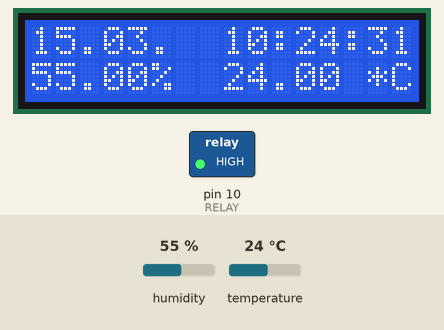
Bench run of a sketch on a simulated Arduino Uno, built with avr-gcc and run on an emulated ATmega328P. Parts: 16×2 character LCD, switched loads named in the sketch (green lamp = pin HIGH). The inputs (shaded band) are chosen by the test bench; at power-on: temperature 24 °C, humidity 55 %. The local clock reads 2024-03-15 10:24:30 at power-on unless the sketch sets it.

Above: at 1.2 s.
1.3 s: temperature set to 10.8 °C
At 3.8 s:
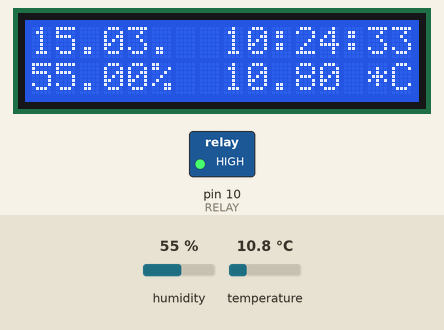
4.5 s: temperature set to 9.4 °C
At 7.8 s:
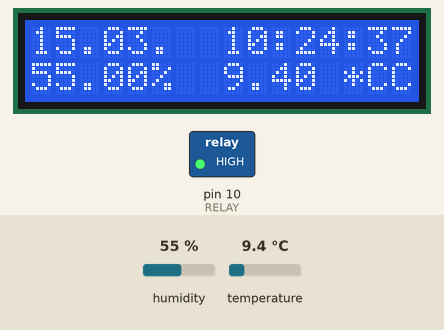
10.5 s: humidity set to 22 %
At 13.8 s:
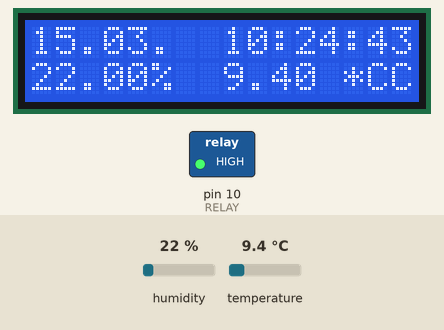
14.5 s: humidity set to 40 %
At 17.8 s:
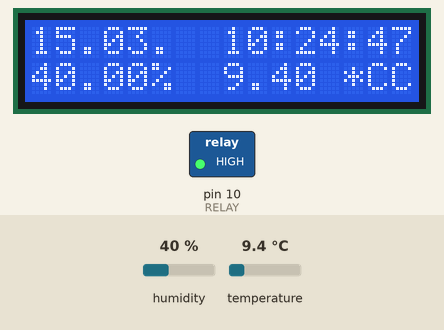
Timing chart, 0 to 19.3 s (numbered marks = the images above; inputs shaded):
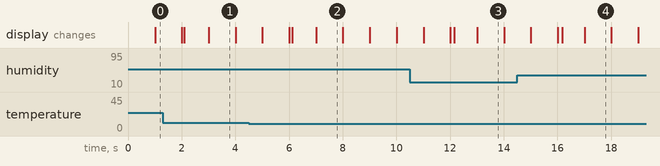

The sketch:

IrrigationSystem.ino
```cpp
#include <LiquidCrystal.h>
#include <DHT.h>
#include <Wire.h>
#include <RTClib.h>
#include "IrrigationEvent.h"
#include "Irrigation.h"

// sensor de temperatura y humedad
#define 	DHT_22	2
#define 	DHTTYPE DHT22

// reloj
#define 	RTC_SDA	A4
#define 	RTC_SCL	A5

// LCD
#define		LCD_RS	12
#define		LCD_E	11
#define		LCD_D4	6
#define		LCD_D5	5
#define		LCD_D6	4
#define		LCD_D7	3

// relay
#define		RELAY	10

LiquidCrystal lcd(LCD_RS, LCD_E, LCD_D4, LCD_D5, LCD_D6, LCD_D7);
Irrigation* irrigation;

// schedule de riegos -> IrrigationEvent(HORA_INICIO, HORA_FIN)
// IMPORTANTE: terminar con una entrada nula
IrrigationEvent* schedule[] = {
    new IrrigationEvent("7:0:30", "7:1:0"),
    new IrrigationEvent("14:0:30", "14:01:0"),
    new IrrigationEvent("19:0:30", "19:0:45"),
    NULL
};

void setup() {
  DHT* dht = new DHT(DHT_22, DHTTYPE);
  RTC_DS1307* rtc = new RTC_DS1307();

  Wire.begin();
  rtc->begin();
  dht->begin();

  lcd.begin(16, 2);
  lcd.print("hello, world!");

  // setea la hora solo si el rtc esta no inicializado.
  if (! rtc->isrunning() ) {
    rtc->adjust(DateTime(__DATE__, __TIME__));
  }

  pinMode(RELAY, OUTPUT);
  digitalWrite(RELAY, HIGH);

  irrigation = new Irrigation(schedule, dht, rtc);
}

void loop() {
  if (irrigation->windowOpen()) {
    digitalWrite(RELAY, LOW);
    lcd.setCursor(0,0);
    lcd.print("Regando...      ");
  } else {
    lcd.setCursor(0, 0);
    lcd.print(irrigation->dateToDisplay());
    lcd.setCursor(0, 1);
    lcd.print(irrigation->weatherToDisplay());
    digitalWrite(RELAY, HIGH);
  }
}
```

Irrigation.cpp
```cpp
#include "Irrigation.h"

Irrigation::Irrigation(IrrigationEvent** schedule, DHT* dht, RTC_DS1307* rtc) {
  this->dht = dht;
  this->rtc = rtc;
  this->schedule = schedule;
}

boolean Irrigation::windowOpen() {
    DateTime now = rtc->now();
    int secondsNow = now.hour() * 60 * 60 + now.minute() * 60 + now.second();

    int i = 0;
    while(schedule[i] != NULL) {
      Instant* start = schedule[i]->getStart();
      Instant* end = schedule[i++]->getEnd();
      int secondsStart = start->getHour() * 60 * 60 + start->getMinutes() * 60 + start->getSeconds();
      int secondsEnd = end->getHour() * 60 * 60 + end->getMinutes() * 60 + end->getSeconds();

      if (secondsNow >= secondsStart && secondsNow <= secondsEnd) {
        return true;
      }
    }
    return false;
}

String Irrigation::dateToDisplay() {
  String str;
  DateTime now = rtc->now();
  if (now.day() < 10) str += "0";
  str += now.day();

  str += ".";

  if (now.month() < 10) str += "0";
  str += now.month();

  str += ".  ";

  if (now.hour() < 10) str += "0";
  str += now.hour();

  str += ":";

  if (now.minute() < 10) str += "0";
  str += now.minute();

  str += ":";

  if (now.second() < 10) str += "0";
  str += now.second();

  return str;
}

String Irrigation::weatherToDisplay() {
  String str;
  float h = dht->readHumidity();
  float t = dht->readTemperature();

  str += floatToString(h, 2);
  str += "%  ";
  str += floatToString(t, 2);
  str += " *C";

  return str;
}

// fuente: http://playground.arduino.cc/Main/FloatToString
// conalgunas modificaciones para simplificar en este caso de uso
String Irrigation::floatToString(float value, int places) {
    int minwidth=0;
    boolean rightjustify=false;

    // this is used to write a float value to string, outstr.  oustr is also the return value.
    char outstr[25];
    int digit;
    float tens = 0.1;
    int tenscount = 0;
    int i;
    float tempfloat = value;
    int c = 0;
    int charcount = 1;
    int extra = 0;
    // make sure we round properly. this could use pow from <math.h>, but doesn't seem worth the import
    // if this rounding step isn't here, the value  54.321 prints as 54.3209

    // calculate rounding term d:   0.5/pow(10,places)
    float d = 0.5;
    if (value < 0)
        d *= -1.0;
    // divide by ten for each decimal place
    for (i = 0; i < places; i++)
        d/= 10.0;
    // this small addition, combined with truncation will round our values properly
    tempfloat +=  d;

    // first get value tens to be the large power of ten less than value
    if (value < 0)
        tempfloat *= -1.0;
    while ((tens * 10.0) <= tempfloat) {
        tens *= 10.0;
        tenscount += 1;
    }

    if (tenscount > 0)
        charcount += tenscount;
    else
        charcount += 1;

    if (value < 0)
        charcount += 1;
    charcount += 1 + places;

    minwidth += 1; // both count the null final character
    if (minwidth > charcount){
        extra = minwidth - charcount;
        charcount = minwidth;
    }

    if (extra > 0 and rightjustify) {
        for (int i = 0; i< extra; i++) {
            outstr[c++] = ' ';
        }
    }

    // write out the negative if needed
    if (value < 0)
        outstr[c++] = '-';

    if (tenscount == 0)
        outstr[c++] = '0';

    for (i=0; i< tenscount; i++) {
        digit = (int) (tempfloat/tens);
        itoa(digit, &outstr[c++], 10);
        tempfloat = tempfloat - ((float)digit * tens);
        tens /= 10.0;
    }

    // if no places after decimal, stop now and return

    // otherwise, write the point and continue on
    if (places > 0)
    outstr[c++] = '.';


    // now write out each decimal place by shifting digits one by one into the ones place and writing the truncated value
    for (i = 0; i < places; i++) {
        tempfloat *= 10.0;
        digit = (int) tempfloat;
        itoa(digit, &outstr[c++], 10);
        // once written, subtract off that digit
        tempfloat = tempfloat - (float) digit;
    }
    if (extra > 0 and not rightjustify) {
        for (int i = 0; i< extra; i++) {
            outstr[c++] = ' ';
        }
    }

    outstr[c++] = '\0';
    return String(outstr);
}
```

Irrigation.h
```cpp
#ifndef _IRRIGATION_H_
#define _IRRIGATION_H_

#include <DHT.h>
#include <RTClib.h>
#include "IrrigationEvent.h"

class Irrigation {
  public:
    Irrigation(IrrigationEvent** schedule, DHT* dht, RTC_DS1307* rtc);
    boolean windowOpen();
    String dateToDisplay();
    String weatherToDisplay();
  private:
    DHT* dht;
    RTC_DS1307* rtc;
    IrrigationEvent** schedule;
    String floatToString(float value, int places);
};

#endif // _IRRIGATION_H_
```

IrrigationEvent.cpp
```cpp
#include "IrrigationEvent.h"

Instant::Instant(int hour, int minutes, int seconds) {
  this->hour = hour;
  this->minutes = minutes;
  this->seconds = seconds;
}

int Instant::getHour() {
  return this->hour;
}

int Instant::getMinutes() {
  return this->minutes;
}

int Instant::getSeconds() {
  return this->seconds;
}

IrrigationEvent::IrrigationEvent(Instant* start, Instant* end) {
  this->start = start;
  this->end = end;
}

IrrigationEvent::IrrigationEvent(String start, String end) {
  this->start = fromString(start);
  this->end = fromString(end);
}

IrrigationEvent::IrrigationEvent(char* start, char* end) {
  this->start = fromString(String(start));
  this->end = fromString(String(end));
}

Instant* IrrigationEvent::getStart() {
  return this->start;
}

Instant* IrrigationEvent::getEnd() {
  return this->end;
}

Instant* IrrigationEvent::fromString(String instant) {
  int idxHour = instant.indexOf(":");
  int idxMinutes = instant.indexOf(":", idxHour+1);
  int hour = instant.substring(0, idxHour+1).toInt();
  int minutes = instant.substring(idxHour+1, idxMinutes).toInt();
  int seconds = instant.substring(idxMinutes+1, instant.length()).toInt();

  return new Instant(hour, minutes, seconds);
}

String IrrigationEvent::toString() {
  String str = "";
  str += "Event [Inicio= ";

  str += start->getHour();
  str += ":";
  str += start->getMinutes();
  str += ":";
  str += start->getSeconds();

  str += " Fin= ";

  str += end->getHour();
  str += ":";
  str += end->getMinutes();
  str += ":";
  str += end->getSeconds();
  str += "]";

  return str;
}
```

IrrigationEvent.h
```cpp
#ifndef _EVENTO_H_
#define _EVENTO_H_

#include <Arduino.h>

class Instant {
  public:
    Instant(int hour, int minutes, int seconds);
    int getHour();
    int getMinutes();
    int getSeconds();
  private:
    int hour, minutes, seconds;
};

class IrrigationEvent {
  public:
    IrrigationEvent(String start, String end);
    IrrigationEvent(char* start, char* end);
    IrrigationEvent(Instant* start, Instant* end);
    String toString();
    Instant* getStart();
    Instant* getEnd();
  private:
    Instant* start;
    Instant* end;
    Instant* fromString(String instant);
};
#endif
```

Measured:
- the behaviour switches between 10 and 9.9 °C on temperature (found by bisection; images 1 and 2)
- after the input at 4.5 s, the display: first differs from a run without the input after 1.6 s (image 2 shows a later state)
- what the display in image 1 shows lasts 1.0 s, from 3.0 s to 4.0 s
